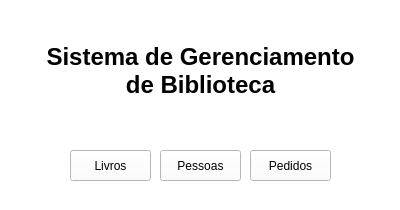
<?xml version="1.0" encoding="UTF-8"?>
<ui version="4.0">
 <class>MainWindow</class>
 <widget class="QMainWindow" name="MainWindow">
  <property name="geometry">
   <rect>
    <x>0</x>
    <y>0</y>
    <width>400</width>
    <height>210</height>
   </rect>
  </property>
  <property name="windowTitle">
   <string>Sistema de Gerenciamento de Biblioteca</string>
  </property>
  <property name="styleSheet">
   <string notr="true">background-color: rgb(255, 255, 255);</string>
  </property>
  <widget class="QWidget" name="centralwidget">
   <widget class="QPushButton" name="pbLivros">
    <property name="geometry">
     <rect>
      <x>70</x>
      <y>150</y>
      <width>81</width>
      <height>31</height>
     </rect>
    </property>
    <property name="text">
     <string>Livros</string>
    </property>
   </widget>
   <widget class="QPushButton" name="pbPessoas">
    <property name="geometry">
     <rect>
      <x>160</x>
      <y>150</y>
      <width>81</width>
      <height>31</height>
     </rect>
    </property>
    <property name="text">
     <string>Pessoas</string>
    </property>
   </widget>
   <widget class="QPushButton" name="pbPedidos">
    <property name="geometry">
     <rect>
      <x>250</x>
      <y>150</y>
      <width>81</width>
      <height>31</height>
     </rect>
    </property>
    <property name="text">
     <string>Pedidos</string>
    </property>
   </widget>
   <widget class="QLabel" name="label">
    <property name="geometry">
     <rect>
      <x>40</x>
      <y>40</y>
      <width>321</width>
      <height>61</height>
     </rect>
    </property>
    <property name="font">
     <font>
      <pointsize>18</pointsize>
      <weight>75</weight>
      <bold>true</bold>
     </font>
    </property>
    <property name="cursor">
     <cursorShape>ArrowCursor</cursorShape>
    </property>
    <property name="frameShape">
     <enum>QFrame::NoFrame</enum>
    </property>
    <property name="text">
     <string>Sistema de Gerenciamento de Biblioteca</string>
    </property>
    <property name="textFormat">
     <enum>Qt::AutoText</enum>
    </property>
    <property name="scaledContents">
     <bool>false</bool>
    </property>
    <property name="alignment">
     <set>Qt::AlignCenter</set>
    </property>
    <property name="wordWrap">
     <bool>true</bool>
    </property>
   </widget>
  </widget>
 </widget>
 <resources/>
 <connections/>
</ui>
